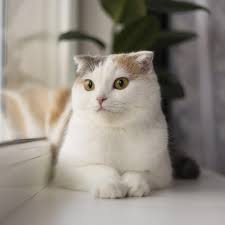
#> input picture kucing.jpeg, 225 x 225 px
$ python latihan1.py
#> lines starting #> are read from the running program, lines starting #| are printed output that depends on the picture
# vilda azizah wiguna
# 1217070085
# Split RGB channel & Merge different channel

import cv2
import numpy as np
image = cv2.imread("kucing.jpeg")
#> image is the input picture: shape (225, 225, 3); mean B, G, R 131.1, 140, 147
b,g,r = cv2.split(image)
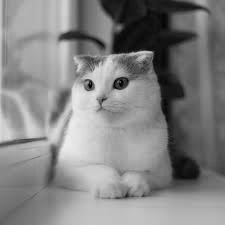
#> b: shape (225, 225); min 0, max 239, mean 131.1
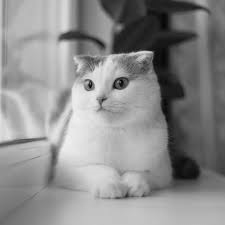
#> g: shape (225, 225); min 1, max 242, mean 140
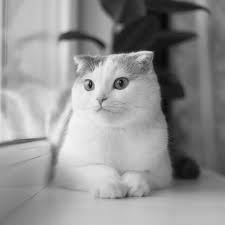
#> r: shape (225, 225); min 5, max 247, mean 147
#buat matriks seukuran dengan citra
matriks0 = np.zeros(image.shape[:2], image.dtype)
m = matriks0
#merge matrks dengan matriks citra channel merah
merah = cv2.merge([m,m,r])
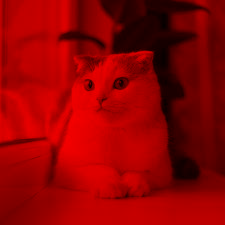
#> merah: shape (225, 225, 3); mean of channels 0, 1, 2 0, 0, 147; drawn as B, G, R
cv2.imshow('Citra red channel', merah)
cv2.waitKey(0)

$ run again, with test_image.jpg copied over kucing.jpeg
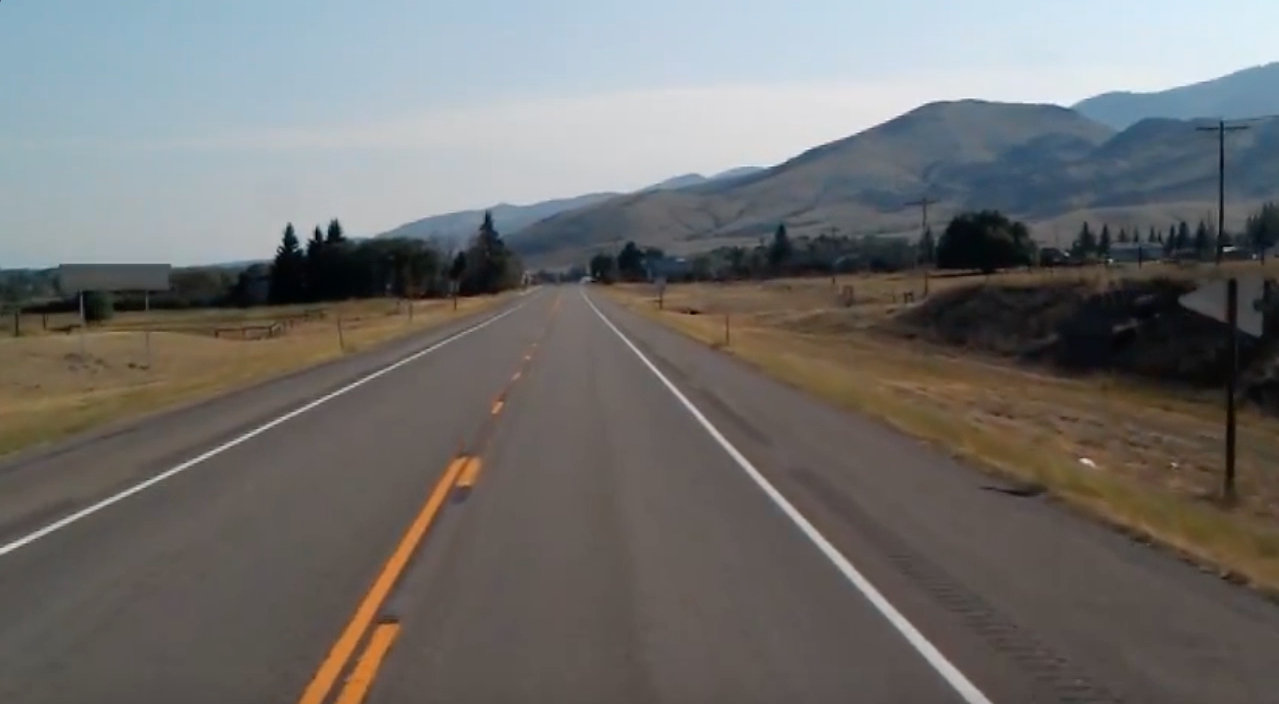
#> input picture test_image.jpg, 1279 x 704 px
#> image is the input picture: shape (704, 1279, 3); mean B, G, R 109.7, 111.3, 112.3
#> `b,g,r = cv2.split(image)`:
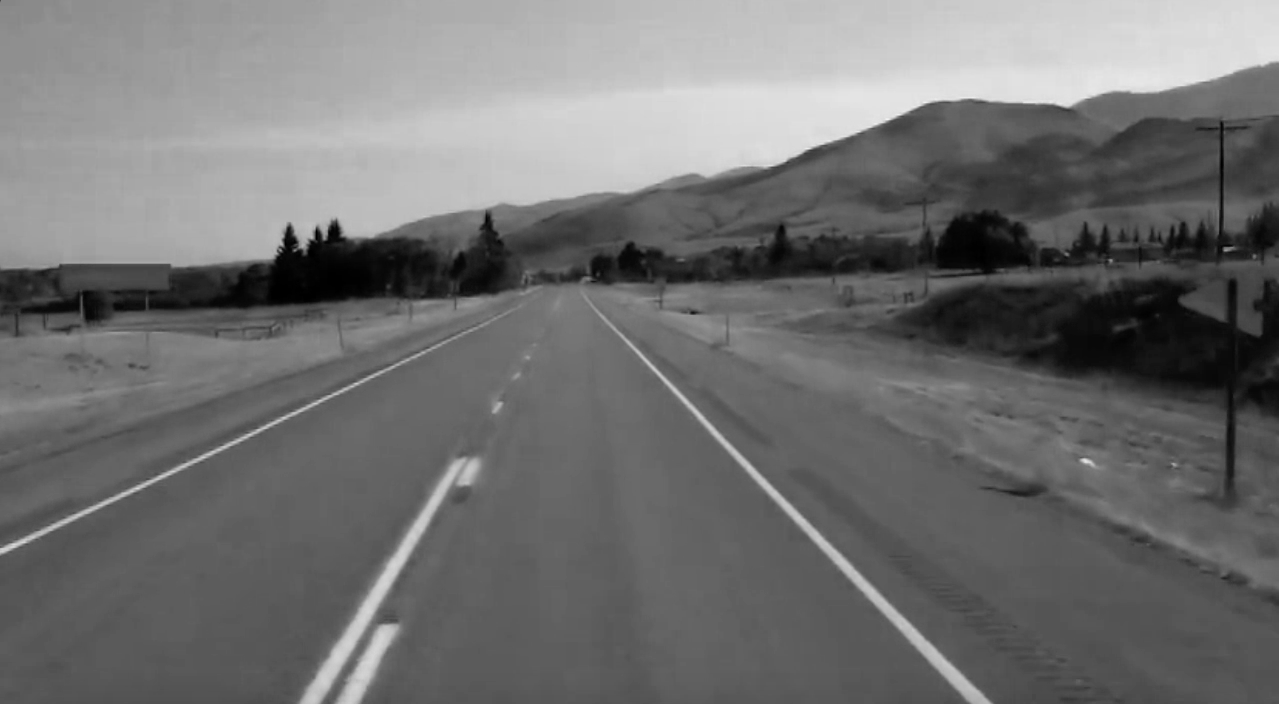
#> r: shape (704, 1279); min 0, max 242, mean 112.3
#> `merah = cv2.merge([m,m,r])`:
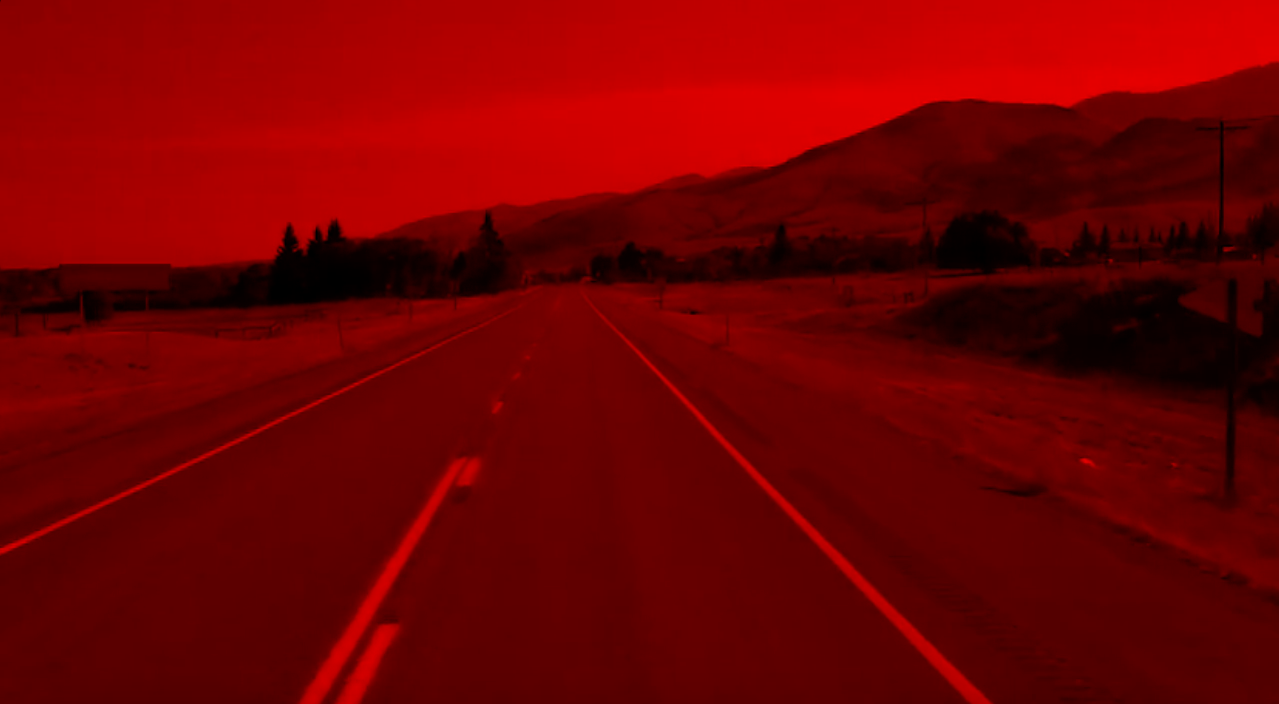
#> merah: shape (704, 1279, 3); mean of channels 0, 1, 2 0, 0, 112.3; drawn as B, G, R
